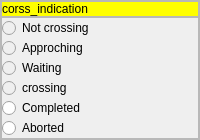
            <widget class="QFrame" name="crossing">
             <property name="maximumSize">
              <size>
               <width>500</width>
               <height>16777215</height>
              </size>
             </property>
             <property name="frameShape">
              <enum>QFrame::StyledPanel</enum>
             </property>
             <property name="frameShadow">
              <enum>QFrame::Raised</enum>
             </property>
             <layout class="QVBoxLayout" name="verticalLayout_7" stretch="0,0">
              <property name="spacing">
               <number>0</number>
              </property>
              <property name="leftMargin">
               <number>0</number>
              </property>
              <property name="topMargin">
               <number>0</number>
              </property>
              <property name="rightMargin">
               <number>0</number>
              </property>
              <property name="bottomMargin">
               <number>0</number>
              </property>
              <item>
               <widget class="QFrame" name="frame_8">
                <property name="maximumSize">
                 <size>
                  <width>400</width>
                  <height>30</height>
                 </size>
                </property>
                <property name="frameShape">
                 <enum>QFrame::StyledPanel</enum>
                </property>
                <property name="frameShadow">
                 <enum>QFrame::Raised</enum>
                </property>
                <layout class="QHBoxLayout" name="horizontalLayout_4">
                 <property name="spacing">
                  <number>0</number>
                 </property>
                 <property name="leftMargin">
                  <number>0</number>
                 </property>
                 <property name="topMargin">
                  <number>0</number>
                 </property>
                 <property name="rightMargin">
                  <number>0</number>
                 </property>
                 <property name="bottomMargin">
                  <number>0</number>
                 </property>
                 <item>
                  <widget class="QLabel" name="label_5">
                   <property name="maximumSize">
                    <size>
                     <width>16777215</width>
                     <height>25</height>
                    </size>
                   </property>
                   <property name="styleSheet">
                    <string notr="true">background-color:yellow;</string>
                   </property>
                   <property name="text">
                    <string>corss_indication</string>
                   </property>
                   <property name="wordWrap">
                    <bool>true</bool>
                   </property>
                  </widget>
                 </item>
                </layout>
               </widget>
              </item>
              <item>
               <widget class="QFrame" name="cross_indi">
                <property name="frameShape">
                 <enum>QFrame::StyledPanel</enum>
                </property>
                <property name="frameShadow">
                 <enum>QFrame::Raised</enum>
                </property>
                <layout class="QVBoxLayout" name="verticalLayout_18">
                 <property name="spacing">
                  <number>0</number>
                 </property>
                 <property name="leftMargin">
                  <number>0</number>
                 </property>
                 <property name="topMargin">
                  <number>0</number>
                 </property>
                 <property name="rightMargin">
                  <number>0</number>
                 </property>
                 <property name="bottomMargin">
                  <number>0</number>
                 </property>
                 <item>
                  <widget class="QRadioButton" name="not_crossing">
                   <property name="enabled">
                    <bool>false</bool>
                   </property>
                   <property name="styleSheet">
                    <string notr="true">color:black;</string>
                   </property>
                   <property name="text">
                    <string>Not crossing</string>
                   </property>
                  </widget>
                 </item>
                 <item>
                  <widget class="QRadioButton" name="approch">
                   <property name="enabled">
                    <bool>false</bool>
                   </property>
                   <property name="styleSheet">
                    <string notr="true">color:black;</string>
                   </property>
                   <property name="text">
                    <string>Approching</string>
                   </property>
                  </widget>
                 </item>
                 <item>
                  <widget class="QRadioButton" name="wait">
                   <property name="enabled">
                    <bool>false</bool>
                   </property>
                   <property name="styleSheet">
                    <string notr="true">color:black;</string>
                   </property>
                   <property name="text">
                    <string>Waiting</string>
                   </property>
                  </widget>
                 </item>
                 <item>
                  <widget class="QRadioButton" name="crossing_2">
                   <property name="enabled">
                    <bool>false</bool>
                   </property>
                   <property name="styleSheet">
                    <string notr="true">color:black;</string>
                   </property>
                   <property name="text">
                    <string>crossing</string>
                   </property>
                  </widget>
                 </item>
                 <item>
                  <widget class="QRadioButton" name="complete">
                   <property name="text">
                    <string>Completed</string>
                   </property>
                  </widget>
                 </item>
                 <item>
                  <widget class="QRadioButton" name="aborted">
                   <property name="text">
                    <string>Aborted</string>
                   </property>
                  </widget>
                 </item>
                </layout>
               </widget>
              </item>
             </layout>
            </widget>
